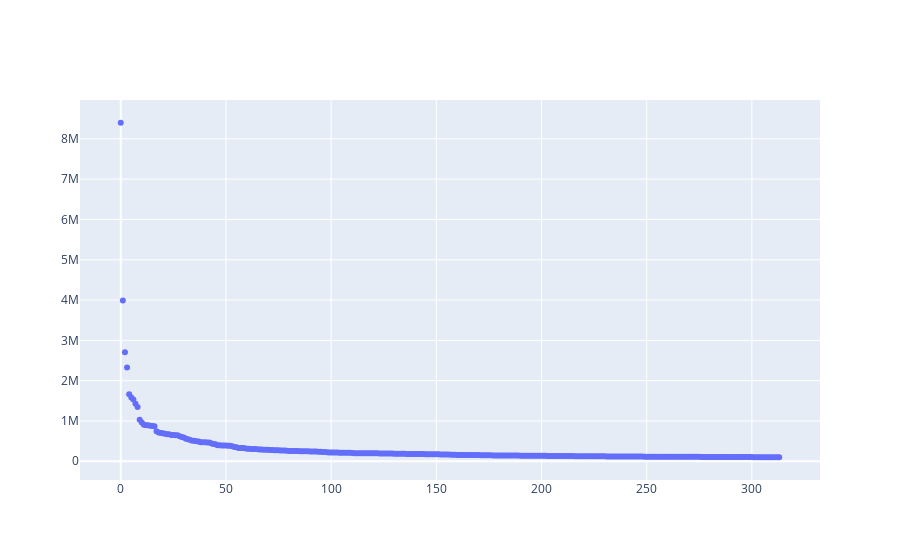

The cell this chart's notebook holds for it:
### Markdown cell above
And then we use plotly to display this data.

### Code cell
import plotly.graph_objects as go

cities_trace = go.Scatter(y = populations, mode = 'markers', hovertext = city_names)
go.Figure(cities_trace)

### Figure 1 — Plotly figure (JSON) as saved in the notebook; plotly's stock layout.template omitted (floating-point values rounded to 4 significant figures; data arrays with more than 128 entries replaced by an {"elided": "..."} marker saying what was removed)
{"data": [{"hovertext": {"elided": "314 str values"}, "mode": "markers", "type": "scatter", "y": {"elided": "314 int values"}}], "layout": {"autosize": true, "xaxis": {"autorange": true, "range": [-19.79, 332.8]}, "yaxis": {"autorange": true, "range": [-507700.0, 9007000.0], "type": "linear"}}}
